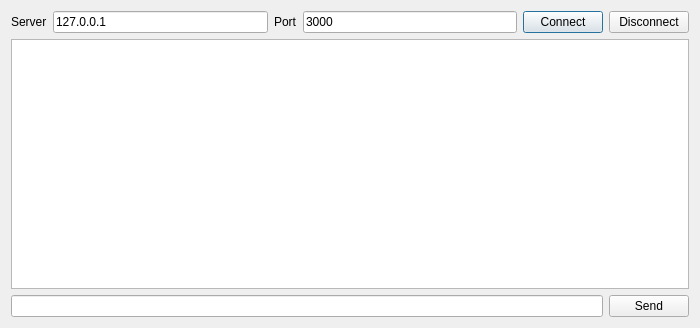
<?xml version="1.0" encoding="UTF-8"?>
<ui version="4.0">
 <class>Dialog</class>
 <widget class="QDialog" name="Dialog">
  <property name="geometry">
   <rect>
    <x>0</x>
    <y>0</y>
    <width>700</width>
    <height>328</height>
   </rect>
  </property>
  <property name="windowTitle">
   <string>Dialog</string>
  </property>
  <layout class="QVBoxLayout" name="verticalLayout">
   <item>
    <layout class="QHBoxLayout" name="horizontalLayout">
     <item>
      <widget class="QLabel" name="lblServer">
       <property name="text">
        <string>Server</string>
       </property>
      </widget>
     </item>
     <item>
      <widget class="QLineEdit" name="txtServer">
       <property name="text">
        <string>127.0.0.1</string>
       </property>
      </widget>
     </item>
     <item>
      <widget class="QLabel" name="lblPort">
       <property name="text">
        <string>Port</string>
       </property>
      </widget>
     </item>
     <item>
      <widget class="QLineEdit" name="txtPort">
       <property name="text">
        <string>3000</string>
       </property>
      </widget>
     </item>
     <item>
      <widget class="QPushButton" name="btnConnect">
       <property name="text">
        <string>Connect</string>
       </property>
      </widget>
     </item>
     <item>
      <widget class="QPushButton" name="btnDisconnect">
       <property name="text">
        <string>Disconnect</string>
       </property>
      </widget>
     </item>
    </layout>
   </item>
   <item>
    <widget class="QListView" name="listView"/>
   </item>
   <item>
    <layout class="QHBoxLayout" name="horizontalLayout_2">
     <item>
      <widget class="QLineEdit" name="txtSend"/>
     </item>
     <item>
      <widget class="QPushButton" name="btnSend">
       <property name="text">
        <string>Send</string>
       </property>
      </widget>
     </item>
    </layout>
   </item>
  </layout>
 </widget>
 <resources/>
 <connections/>
</ui>
